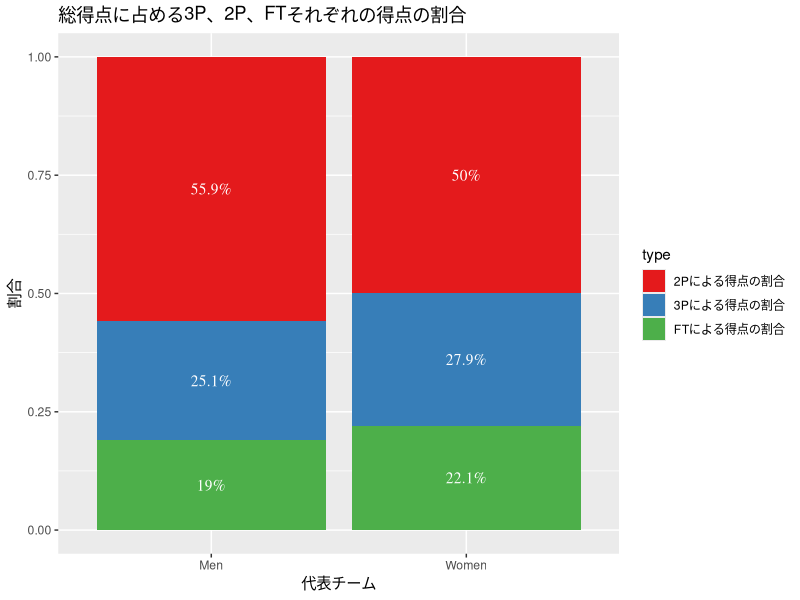

Source code (R): (Note: this script raises an error after producing the figure.)
library(tidyverse)
library(openxlsx)

men <- read_csv("worldcup_stats_men.csv", locale = locale(encoding = "cp932"))
women <- read_csv("worldcup_stats_women.csv", locale = locale(encoding = "cp932"))


# 合計のみ集計 ------------------------------------------------------------------

men_raw <- men %>%
  filter(TEAM == "Japan", 選手名 == "合計") %>%
  group_by("合計") %>%
  summarise(F3PM = sum(`3PM`),
            F3PA = sum(`3PA`),
            F2PM = sum(`2PM`),
            F2PA = sum(`2PA`),
            FTM = sum(FTM),
            FTA = sum(FTA),
            OREB = sum(OREB),
            DREB = sum(DREB),
            REB = sum(REB),
            TO = sum(TO),
            AS = sum(AS),
            ST = sum(ST),
            PTS = sum(PTS)) %>%
  mutate(FGA = F3PA + F2PA, men_or_women = "Men")

women_raw <- women %>%
  filter(TEAM == "Japan", 選手名 == "合計") %>%
  group_by("合計") %>%
  summarise(F3PM = sum(`3PM`),
            F3PA = sum(`3PA`),
            F2PM = sum(`2PM`),
            F2PA = sum(`2PA`),
            FTM = sum(FTM),
            FTA = sum(FTA),
            OREB = sum(OREB),
            DREB = sum(DREB),
            REB = sum(REB),
            TO = sum(TO),
            AS = sum(AS),
            ST = sum(ST),
            PTS = sum(PTS)) %>%
  mutate(FGA = F3PA + F2PA, men_or_women = "Women")

# FGA内の3PAの割合 -------------------------------------------------------------

men_raw<- men_raw %>%
  mutate(ratio_3PA = F3PA/FGA)

women_raw<- women_raw %>%
  mutate(ratio_3PA = F3PA/FGA)


# 得点の内訳 -------------------------------------------------------------------
men_raw <- men_raw %>%
  mutate(ratio_point_3PM = 3*F3PM/PTS,
         ratio_point_2PM = 2*F2PM/PTS,
         ratio_point_FTM = FTM/PTS)

women_raw <- women_raw %>%
  mutate(ratio_point_3PM = 3*F3PM/PTS,
         ratio_point_2PM = 2*F2PM/PTS,
         ratio_point_FTM = FTM/PTS)

forGragh <- men_raw %>%
  bind_rows(women_raw)


forGragh %>%
  select(men_or_women, ratio_point_3PM,ratio_point_2PM, ratio_point_FTM) %>%
  rename(`3Pによる得点の割合` = ratio_point_3PM, `2Pによる得点の割合` = ratio_point_2PM, `FTによる得点の割合` = ratio_point_FTM) %>%
  gather(key = type, value = ratio, -men_or_women) %>%
  ggplot(aes(x = as.factor(men_or_women), y = ratio, label = ratio)) +
  geom_bar(stat = "identity", aes(fill = type)) +
  geom_text(aes(label = paste(round(ratio*100,1),"%",sep = ""), group = type), position = position_stack(vjust = 0.5), color = "white", family = "serif") +
  scale_fill_brewer(palette = "Set1") +
  labs(x = "代表チーム", y = "割合", title = "総得点に占める3P、2P、FTそれぞれの得点の割合") +
  ggsave("PTS_ratio.png")

# OREB%とDREB%(ファイル書き出しからの手作業で対応) -------------------------------------------------------------------
#
men %>%
  filter(選手名 == "合計") %>%
  mutate(we_opp = if_else(TEAM == "Japan", "we", "opp")) %>%
  group_by(we_opp) %>%
  summarise(OREB = sum(OREB),
            DREB = sum(DREB)) %>%
  gather(key = key, value = value, -we_opp) %>%
  write.xlsx("men_REB.xlsx")

women %>%
  filter(選手名 == "合計") %>%
  mutate(we_opp = if_else(TEAM == "Japan", "we", "opp")) %>%
  group_by(we_opp) %>%
  summarise(OREB = sum(OREB),
            DREB = sum(DREB)) %>%
  gather(key = key, value = value, -we_opp) %>%
  write.xlsx("women_REB.xlsx")

# FGMに占めるASの割合 ------------------------------------------------------------

men_raw <- men_raw %>%
  mutate(ratio_AS_FGM = AS/(F3PM + F2PM))

women_raw <- women_raw %>%
  mutate(ratio_AS_FGM = AS/(F3PM + F2PM))


# EFG% --------------------------------------------------------------------

men_raw <- men_raw %>%
  mutate(`EFG%` = (F2PM + 1.5*F3PM)/FGA,
         `FG%` = (F2PM + F3PM)/FGA)

women_raw <- women_raw %>%
  mutate(`EFG%` = (F2PM + 1.5*F3PM)/FGA,
         `FG%` = (F2PM + F3PM)/FGA)


# FT% ---------------------------------------------------------------------
men_raw <-men_raw %>%
  mutate(`FT%` = FTM/FTA)

women_raw <-women_raw %>%
  mutate(`FT%` = FTM/FTA)


# 出力 ----------------------------------------------------------------------

men_raw %>%
  write.xlsx("men_stats.xlsx")

women_raw %>%
  write.xlsx("women_stats.xlsx")
